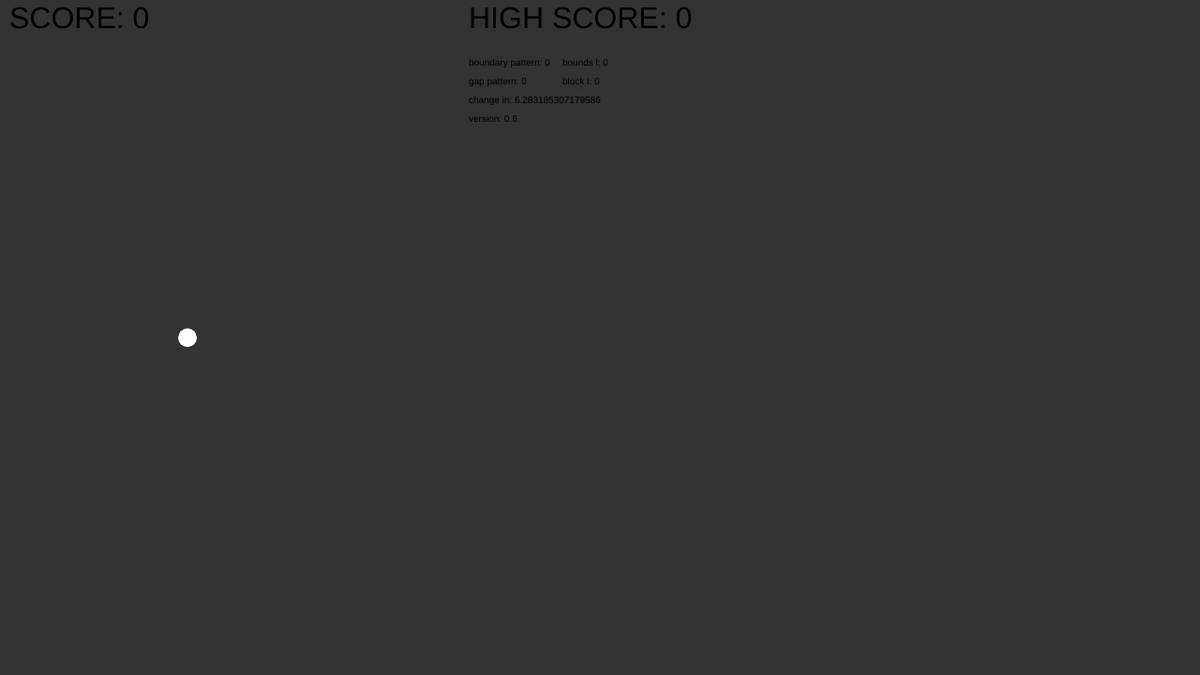
Frame 1 (no input)
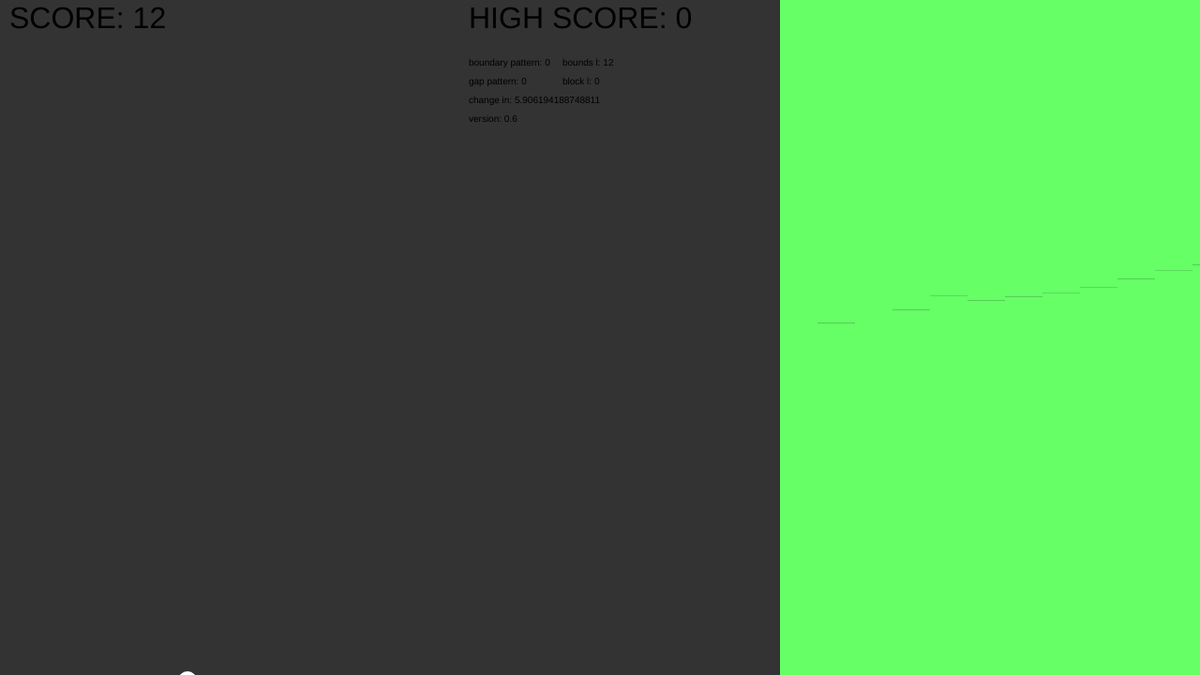
Frame 60 (no input)
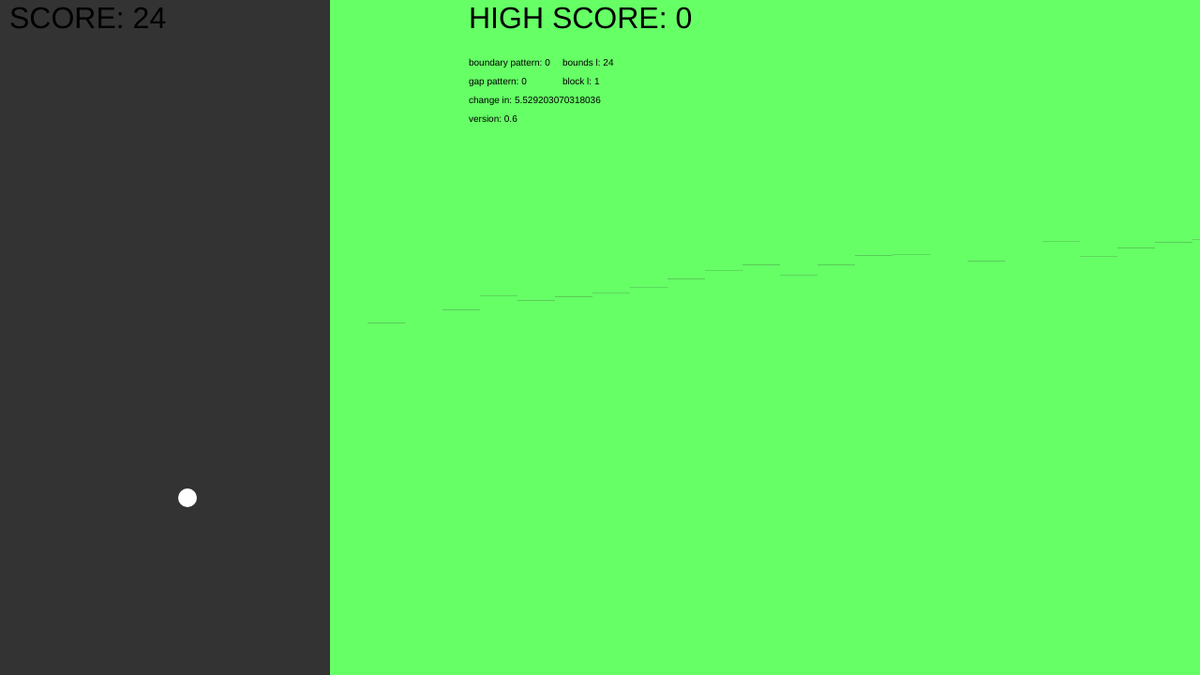
Frame 120 (the mouse pressed at the canvas centre since frame 60)

The p5.js sketch that drew these frames (run headless with seeded random() and noise() and a simulated clock; from frame 60 on, the mouse is pressed at the canvas centre):

// p5.js sketch
// ── sketch.js
var heli;
var gravity;
var boost;
var minimumGap;
var currentGap;
var bounds;
var boundWidth;
var blockers;
var x;
var offsetScaleX;
var scaleY;
var jitter;
var maxJitter;
var score;
var gameOver;
var scores = [];
var boundPattern;
var boundPatterns = [];
var gapPattern;
var gapPatterns = [];
var gap;
var offset;
var version = "0.6";
var debug = true;

function setup()
{
	createCanvas(1280,720);
    heli = new Heli(200, height/2);
    gravity = createVector(0,0.2);
    boost = createVector(0,-0.7);
    minimumGap = 300;
    currentGap = 680;
    boundWidth = 40;
    x = 0;
    offsetScaleX = 200;
    scaleY = 50;    
    noStroke();    
    maxJitter = 20;
    score = 0;
    hiscore = 0;
    bounds = [];
    boundPatterns = [0,1,2,3,4];
    gapPatterns = [0,1];    
    blockers = [];
    boundPattern = 0;
    gapPattern = 0;    
    gameOver = false;
    var button = createButton("RESET");
    button.mousePressed(resetSketch);
}

function resetSketch()
{
    heli = new Heli(200, height/2);
    gravity = createVector(0,0.2);
    boost = createVector(0,-0.7);
    minimumGap = 300;
    currentGap = 680;
    boundWidth = 40;
    x = 0;
    offsetScaleX = 200;
    scaleY = 50;    
    noStroke();    
    maxJitter = 20;
    scores.push(score);
    console.log(scores);
    hiscore = Math.max(...scores);
    score = 0;
    boundPattern = 0;
    boundPatterns = [0,1,2,3,4];    
    gapPattern = 0;
    gapPatterns = [0,1];        
    bounds = [];
    blockers = [];    
    gameOver = false;    
}

function draw()
{
    background(51);
    
    if(!gameOver)
    {
        //check to see if there is player input
        handleInputs();
        
        //apply gravity and move the player
        heli.applyForce(gravity);
        heli.physics();
        
        if(frameCount % 5 == 0)
        {
            //add more level bounds
            levelBounds();
            score++;
        }
        
        //add a blocker bar
        if(frameCount % 100 == 0)
        {
            var yPos = (height/2) + random(-100, 200) - 100;
            blockers.push(new Blocker(width, yPos, 100));         
        }
    }
    
    //manage all of the obstacles
    obstacleManager(bounds);   
    obstacleManager(blockers);
    
    //draw the player
    push();
    fill(255,255,255);
    heli.display();
    pop();
    
    //draw any text
    textSize(32);
    text("SCORE: " + score, 10, 30);
    text("HIGH SCORE: " + hiscore, 500, 30);   
    
    //debug!
    if(debug)
    {
        textSize(10);
        text("boundary pattern: " + boundPattern, 500, 70);   
        text("gap pattern: " + gapPattern, 500, 90);      
        text("change in: " + (TWO_PI - x), 500, 110);
        text("bounds l: " + bounds.length, 600, 70);      
        text("block l: " + blockers.length, 600, 90);           
        text("version: " + version, 500, 130);     
    }    
}

function obstacleManager(obstacles)
{
    for(var i=obstacles.length-1; i>=0; i--)
    {
        if(!gameOver)
        {
            obstacles[i].move();
        }
        
        push();
        fill(102, 255, 102);
        obstacles[i].display();
        pop();
        
        if(obstacles[i].collides(heli))
        {
            gameOver = true;
        }        
        
        if(!obstacles[i].isNeeded)
        {
            obstacles.splice(i,1);
        }        
    }  
}

function levelBounds()
{
    //currentGap start out large and shrinks down to the minimum gap
    if(currentGap > minimumGap)
    {
        currentGap -= 5;
    }      
    
    //the offset period is 2 pi by offsetScaleX
    x += (TWO_PI/offsetScaleX);

    //reset the x once it exceeds two pi
    if(x > TWO_PI)
    {
        x = 0;
        boundPattern = random(boundPatterns);
        gapPattern = random(gapPatterns);      
        console.log("BP: " + boundPattern + "GP: " + gapPattern);
    }

    //add a jitter value in to make it look less uniform
    jitter = random(maxJitter);
    
    switch(boundPattern)
    {
        case 0:
            offsetScaleX = 200;
            boundYPos = jitter + scaleY * ((0.75*sin(x)) + sin(2*x) + (0.3*sin(3*x)));
        break;
        case 1:
            offsetScaleX = 100;                
            boundYPos = jitter + scaleY * (sin(x) + (0.3*sin(3*x)));          
        break;
        case 2:
            offsetScaleX = 200;                   
            boundYPos = jitter + scaleY * ((0.75*sin(x)) + (sin(4*x)));          
        break;                
        case 3:
            offsetScaleX = 300;                   
            boundYPos = jitter + scaleY * ((0.75*sin(6*x)) + (sin(4*x)));          
        break;    
        case 4:
            offsetScaleX = 400;                   
            boundYPos = jitter + scaleY * ((0.55*sin(10*x)) + (sin(2*x)));          
        break;                    
    }  
    
    switch(gapPattern)
    {
        case 0:
            gap = currentGap + (scaleY * sin(8*x));                    
        break;
        case 1:
            gap = currentGap + (scaleY * sin(x));                    
        break;
    }              
    
    bounds.push(new Bound(width, boundYPos, 0, height, gap));    
}
// ── background.js
function Background(x, y, img)
{   
    this.x = x;
    this.y = y;    
    this.sizeX = width;
    this.sizeY = height;
    
    this.isNeeded = true;
    
    this.position = createVector(this.x,this.y);
    this.velocity = createVector(-5,0);
    
    this.move = function()
    {
        this.position.add(this.velocity);  
        
        if(this.position.x < -1300)
        {
            this.isNeeded = false;
        }        
    }
    
    this.display = function()
    {
        image(img, this.position.x, this.position.y);
    }
}
// ── blockers.js
function Blocker(x, y, sizeY)
{   
    this.x = x;
    this.y = y;    
    this.sizeX = boundWidth;
    this.sizeY = sizeY;
    
    this.isNeeded = true;
    
    this.position = createVector(this.x,this.y);
    this.velocity = createVector(-8,0);
    
    //this can probably be done better
    this.collides = function(heli)
    {
        if((heli.position.x > this.position.x) && (heli.position.x < this.position.x + this.sizeX))
        {    
            if(heli.position.y > this.position.y && heli.position.y < this.position.y + this.sizeY)
            {
                return true;
            }
        }
    }    
    
    this.move = function()
    {
        this.position.add(this.velocity);  
        
        if(this.position.x < -50)
        {
            this.isNeeded = false;
        }        
    }
    
    this.display = function()
    {
        rect(this.position.x, this.position.y, this.sizeX, this.sizeY);   
    }
}
// ── bounds.js
function Bound(x,offset,gap)
{
    //each bound is made up of two rectanges roof and floor
    this.width = boundWidth;
    this.x = x;
    this.yOffset = offset;
    this.isNeeded = true;
    
    //height of each rectangle
    this.height = (height - gap) / 2;
    
    this.roofPosition = createVector(this.x,0);
    this.floorPosition = createVector(this.x,(height-this.height-this.yOffset));    

    // this.position = createVector(x,y);
    this.velocity = createVector(-8,0);
    
    this.collides = function(heli)
    {
        if((heli.position.x > this.roofPosition.x) && (heli.position.x < this.roofPosition.x + this.width))
        {    
            if(heli.position.y < (this.height-this.yOffset) || heli.position.y > height - (this.height + this.yOffset))
            {
                return true;
            }
        }
    }
    
    this.move = function()
    {
        this.roofPosition.add(this.velocity);
        this.floorPosition.add(this.velocity);    

        if(this.roofPosition.x < -50)
        {
            this.isNeeded = false;
        }
    }
    
    this.display = function()
    {
        rect(this.roofPosition.x, this.roofPosition.y, this.width, this.height-this.yOffset);
        rect(this.floorPosition.x, this.floorPosition.y, this.width, this.height+this.yOffset);        
    }
    
    
}
// ── heli.js
function Heli(x,y)
{
    this.position = createVector(x,y);
    this.velocity = createVector(0,0);
    this.acceleration = createVector(0,0);
    
    this.applyForce = function(force)
    {
        this.acceleration.add(force);
    }
    
    this.physics = function()
    {
        this.velocity.add(this.acceleration);
        this.position.add(this.velocity);
        this.acceleration.mult(0);
    }
    
    this.display = function()
    {
        ellipse(this.position.x, this.position.y, 20);
    }
}
// ── player.js
function handleInputs()
{
    if(mouseIsPressed)
    {
        if(isInBounds(this.mouseX, this.mouseY))
        {
            heli.applyForce(boost);
        }
    }
}

function isInBounds(x, y)
{
    //check to make sure the point that was clicked on is within the canvas bounds
    if((x >= 0 && x <= width) && 
       (y >= 0 && y <= height))
    {
        return true;
    }
    return false;
}
